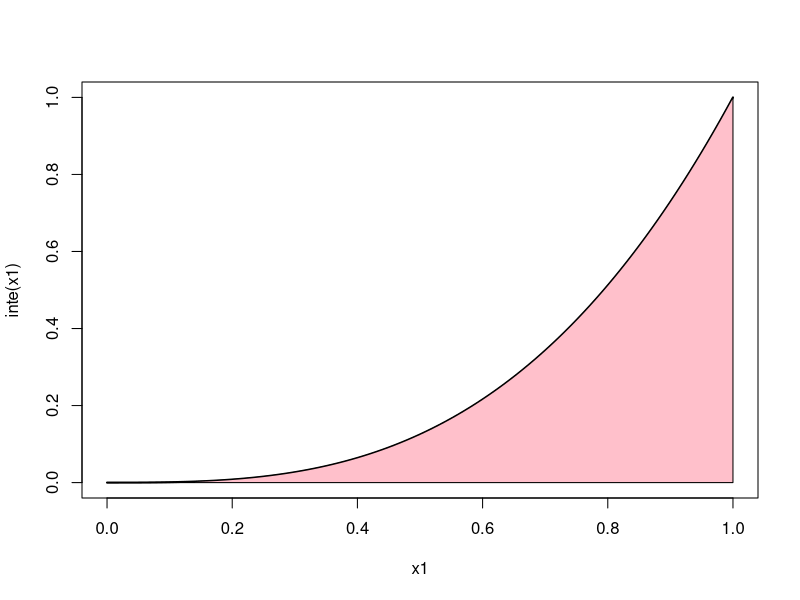
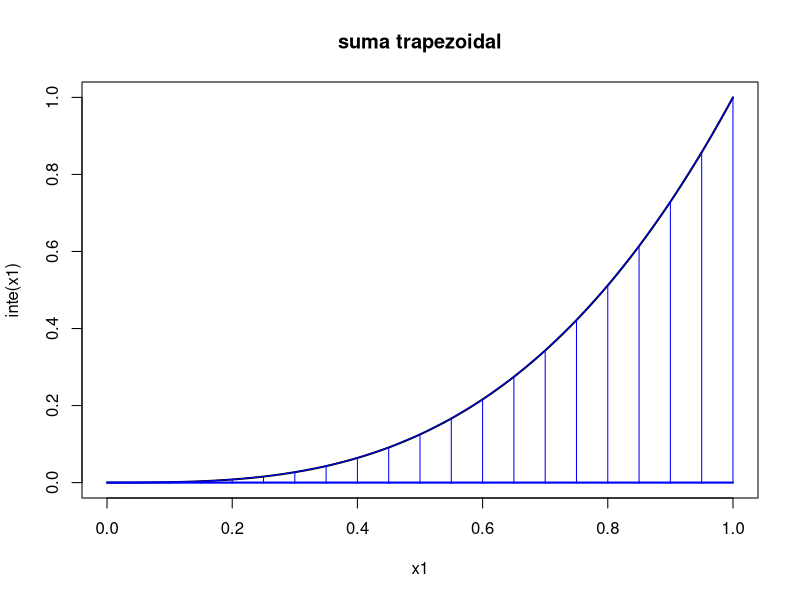
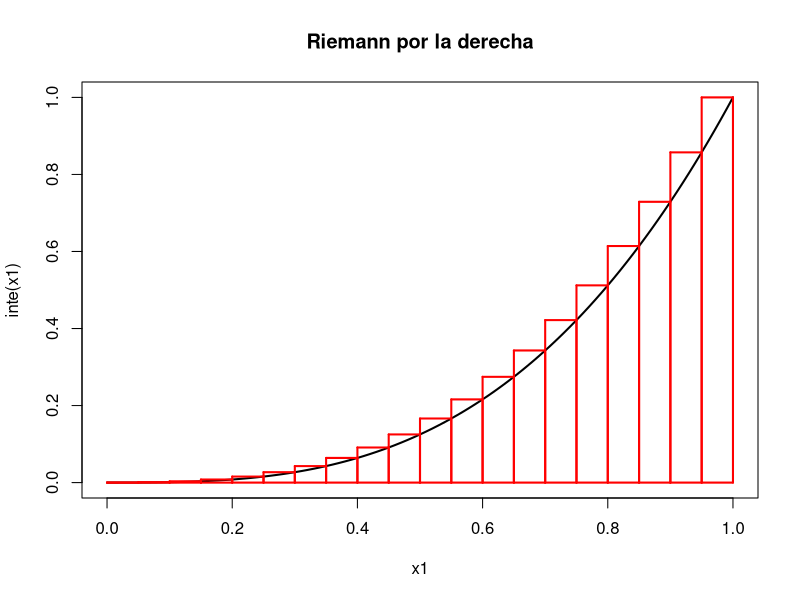
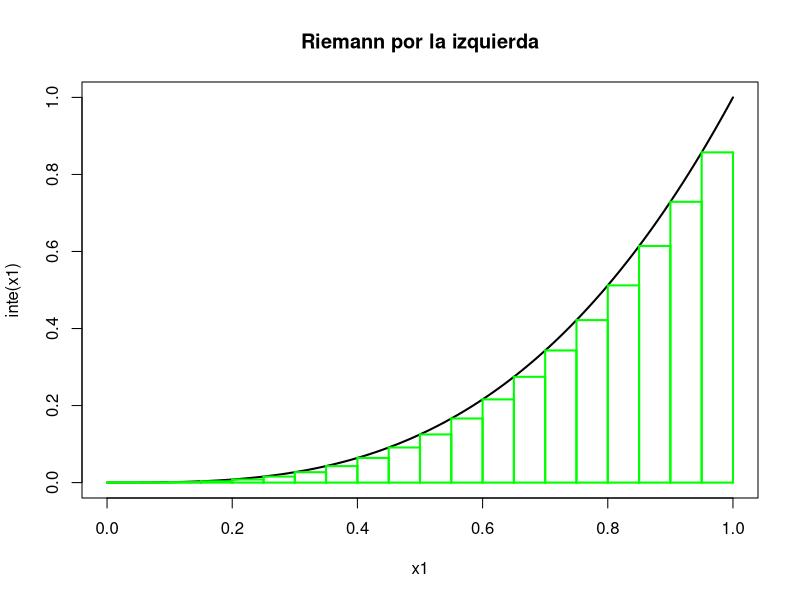
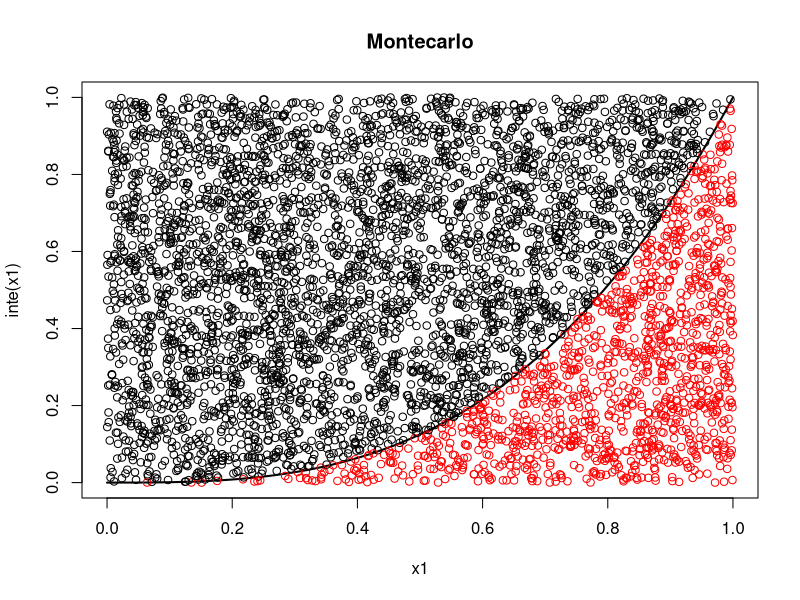
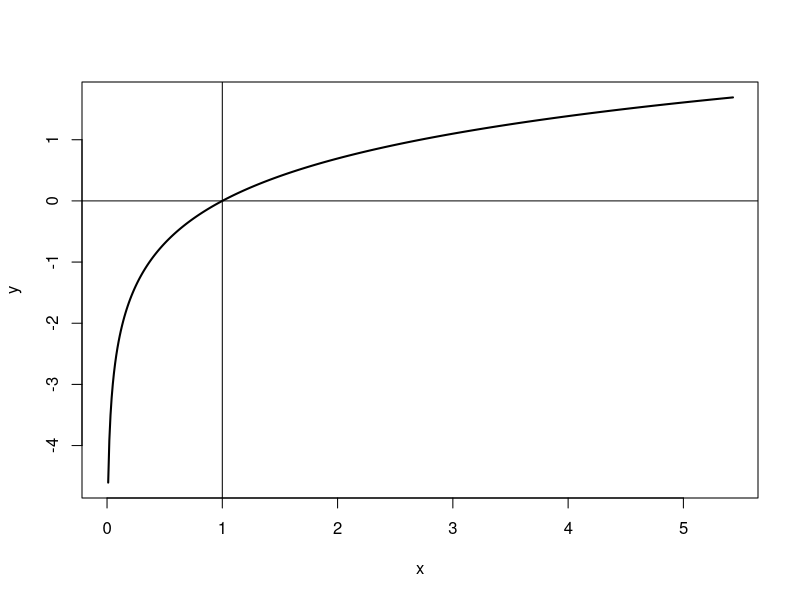
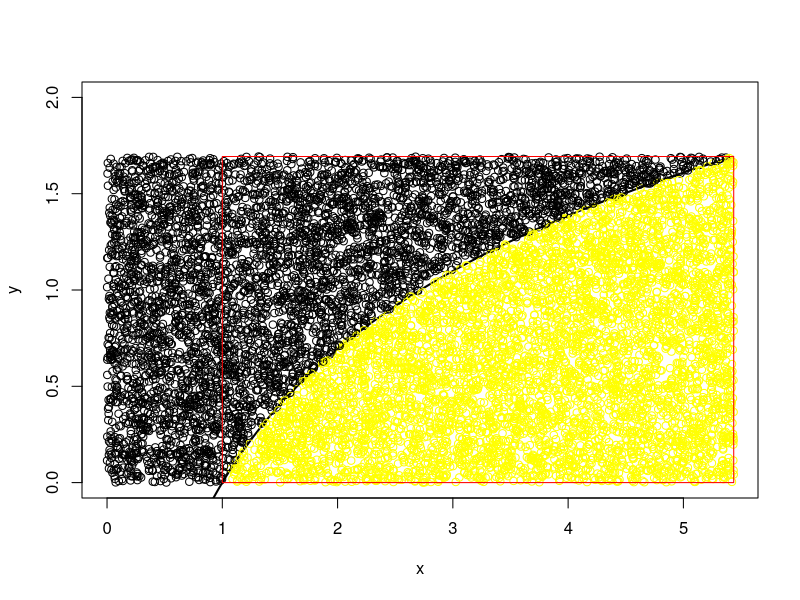
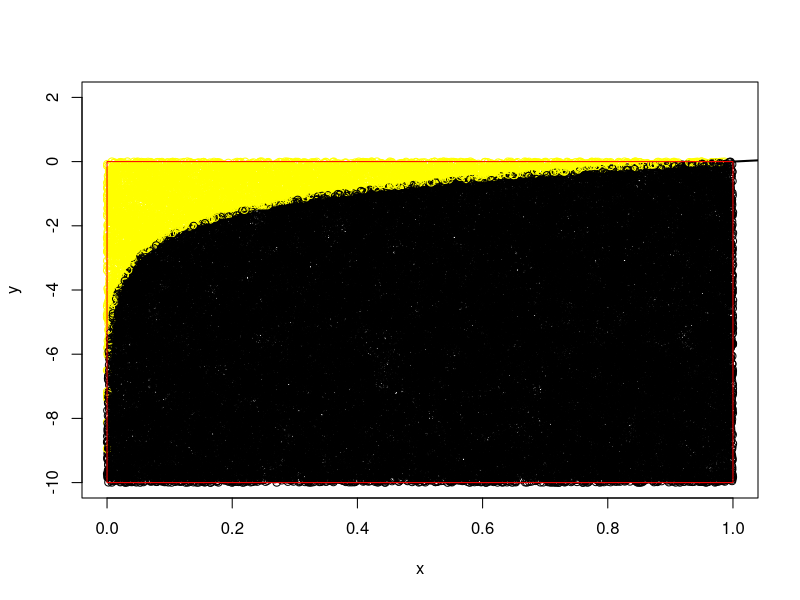

Here is the R script that generated these plots, in order:
## ---- chunk 1
knitr::opts_chunk$set(echo = TRUE)
## ---- chunk 2
inte <- function(x) x^3
x1 <- seq(0,1,by = 0.01)
plot(x1, inte(x1),type='l', col = 'black',lwd=2)
polygon(c(0,x1,1),c(0,inte(x1),0), col ='pink')
## ---- chunk 3
n <- 20
a <- 0
b <- 1
h <- (b-a)/n
xi <- a+(0:n)*h;xi
plot(x1, inte(x1),type='l', col = 'black',lwd=2, main = 'suma trapezoidal')
for(j in 1:n){
  segments(xi[j],0,xi[j+1],0,col = 'blue',lwd = 2)
  segments(xi[j+1],0,xi[j+1],inte(xi[j+1]),col = 'blue')
  segments(xi[j+1],inte(xi[j+1]),xi[j],inte(xi[j]),col = 'blue')
}
pot1 <- (h/2)*(inte(a)+inte(b))
pot2 <- (h/2)*(sum(2*inte(a+(1:(n-1)*h))))
protra <- pot1+pot2
protra
## ---- chunk 4
plot(x1, inte(x1),type='l', col = 'black',lwd=2, main = 'Riemann por la derecha')
for (l in 1:n) {
  segments(xi[l],0,xi[l+1],0,col = 'red',lwd=2)
  segments(xi[l+1],0,xi[l+1],inte(xi[l+1]),col = 'red',lwd=2)
  segments(xi[l+1],inte(xi[l+1]),xi[l],inte(xi[l+1]),col = 'red',lwd=2)
  segments(xi[l],inte(xi[l+1]),xi[l],0,col = 'red',lwd=2)
}
prode<-sum(inte(xi[-1]))*h
prode
## ---- chunk 5
plot(x1, inte(x1),type='l', col = 'black',lwd=2, main = 'Riemann por la izquierda')
for (l in 1:n) {
  segments(xi[l],0,xi[l+1],0,col = 'green',lwd=2)
  segments(xi[l],0,xi[l],inte(xi[l]),col = 'green',lwd=2)
  segments(xi[l+1],0,xi[l+1],inte(xi[l]),col = 'green',lwd=2)
  segments(xi[l+1],inte(xi[l]),xi[l],inte(xi[l]),col = 'green',lwd=2)
}
proiz<-sum(inte(xi[-(n+1)]))*h
proiz
## ---- chunk 6
plot(x1, inte(x1),type='l', col = 'black',lwd=2, main = 'Montecarlo')

mc.in <- function(n1,a,b){
  x <- runif(n1,a,b)
  y <- runif(n1,0,inte(b))
  co <- ifelse(y<=inte(x),'red','black')
  points(x,y,col = ifelse(y<=inte(x),'red','black'))
}
n1=5000
mc.in(n1,a,b)

x2 <- runif(n1,a,b)
y2 <- runif(n1,0,inte(b))
co <- ifelse(y2<=inte(x2),'red','black')
table(co)/n1
## ---- chunk 7
mc.3 <- function(n3,a,b){
  x <- runif(n3,a,b)
  f <- (b-a)*mean(inte(x))
  return(f)
}
n3=1000
mc.3(n3,a,b)
## ---- chunk 8
integralT <- function(x) log(x)
x4 <- seq(0,2*exp(1),by = 0.01)
plot(x4, integralT(x4),type='l', col = 'black',lwd=2,ylab = 'y',xlab = 'x')
abline(v=1,h=0)
## ---- chunk 9
plot(x4, integralT(x4),type='l',ylim = c(0,2), col = 'black',lwd=2,ylab = 'y',xlab = 'x')
a <- 0.0001
b <- 2*exp(1)
puntos <- 10000
SimuInte <- function(puntos,a,b){
  x <- runif(puntos,a,b)
  y <- runif(puntos,0,integralT(b))
  co <- ifelse(y<=integralT(x),'yellow','black')
  points(x,y,col = ifelse(y<=integralT(x),'yellow','black'))
}
SimuInte(puntos,a,b)
rect(1,0,b,integralT(b), border = 'red')
x5 <- runif(puntos,a,b)
y5 <- runif(puntos,0,integralT(b))
co <- ifelse(y5<=integralT(x5),'yellow','black')
table(co)/puntos
(table(co)/puntos)*(b-1)*(integralT(b))
## ---- chunk 10
plot(x4, integralT(x4),type='l',ylim = c(-10,2),xlim = c(0,1), col = 'black',lwd=2,ylab = 'y',xlab = 'x')
a <- 0.0001
b <- 1
puntos <- 50000
SimuInte <- function(puntos,a,b){
  x <- runif(puntos,a,b)
  y <- runif(puntos,-10,0)
  co <- ifelse(y<=integralT(x),'black','yellow')
  points(x,y,col = ifelse(y<=integralT(x),'black','yellow'))
}
SimuInte(puntos,a,b)
rect(0,-10,1,0,border = 'red')
x5 <- runif(puntos,a,b)
y5 <- runif(puntos,-10,0)
co <- ifelse(y5<=integralT(x5),'black','yellow')
(table(co)/puntos)*-4
